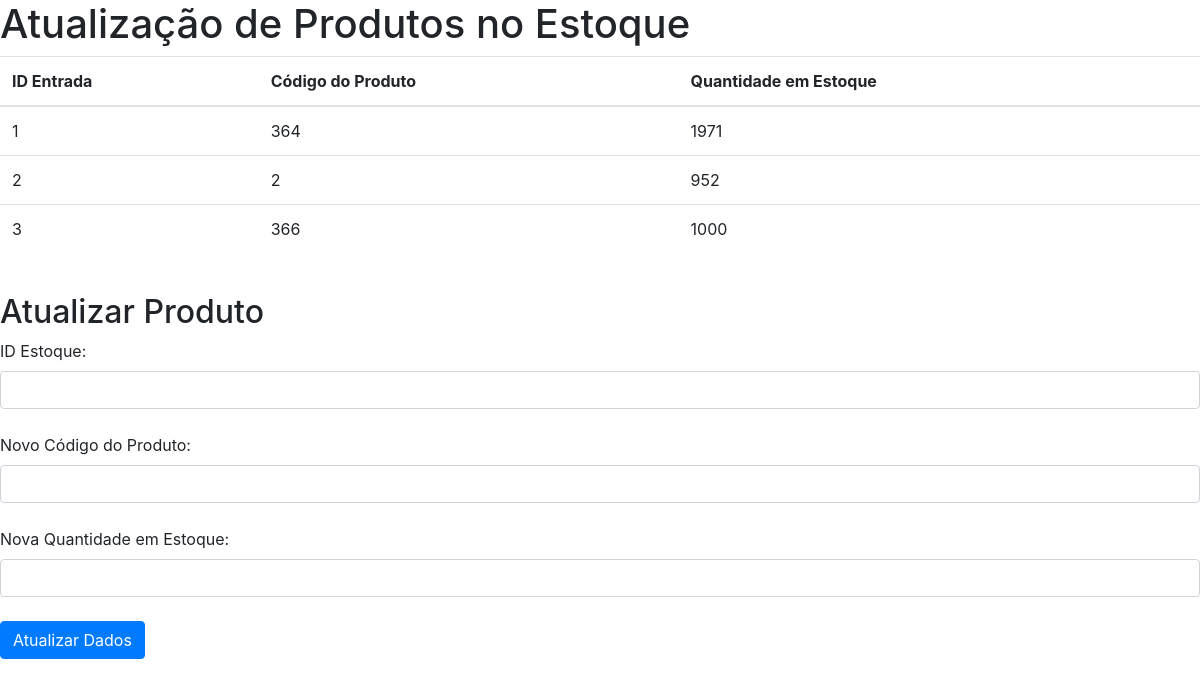
The page /Back-Projeto.Php/Estoque/atualizarestoque.php on the database its author committed.
### tables this page shows
CREATE TABLE `estoque` (
  `id_Estoque` int NOT NULL AUTO_INCREMENT,
  `cod_Produto` int NOT NULL,
  `qtd_Estoque` float DEFAULT NULL,
  `id_Entrada` int DEFAULT NULL,
  `id_Saida` int DEFAULT NULL,
  PRIMARY KEY (`id_Estoque`),
  UNIQUE KEY `id_Estoque` (`id_Estoque`),
  KEY `cod_Produto_fke_idx` (`cod_Produto`),
  KEY `id_Saida_fke_idx` (`id_Saida`),
  KEY `id_Entrada_fke_idx` (`id_Entrada`),
  CONSTRAINT `cod_Produto_fke` FOREIGN KEY (`cod_Produto`) REFERENCES `produto` (`cod_Produto`),
  CONSTRAINT `id_Entrada_fke` FOREIGN KEY (`id_Entrada`) REFERENCES `entrada_produtos` (`id_Entrada`),
  CONSTRAINT `id_Saida_fke` FOREIGN KEY (`id_Saida`) REFERENCES `saida_produtos` (`id_Saida`)
);

### Back-Projeto.Php/Estoque/atualizarestoque.php (the view, shortened to what this page needs)
<!DOCTYPE html>
<html lang="pt-br">
<head>
    <link rel="stylesheet" href="https://stackpath.bootstrapcdn.com/bootstrap/4.1.3/css/bootstrap.min.css">
    <link rel="stylesheet" type="text/css" href="">
</head>
<body>
    <h1>Atualização de Produtos no Estoque</h1>
    <?php
    include("conexao.php");
    $sql = "SELECT id_Estoque, cod_Produto, qtd_Estoque FROM estoque";
    $resultado = mysqli_query($conexao, $sql);
    if (mysqli_num_rows($resultado) > 0) {
        echo "<table class='table'>
                <thead>
                    <tr>
                        <th>ID Entrada</th>
                        <th>Código do Produto</th>
                        <th>Quantidade em Estoque</th>
                    </tr>
                </thead>
                <tbody>";
        while ($row = mysqli_fetch_assoc($resultado)) {
            echo "<tr>
                    <td>".$row['id_Estoque']."</td>
                    <td>".$row['cod_Produto']."</td>
                    <td>".$row['qtd_Estoque']."</td>
                  </tr>";
        }
        echo "</tbody></table>";
    } else {
        echo "Nenhum produto cadastrado no estoque.";
    }
    ?>
    <br>
    <h2>Atualizar Produto</h2>
    <form action="atualizar_produto.php" method="POST" class="center-form">
        <label for="id_Estoque">ID Estoque:</label>
        <input type="number" name="id_Estoque" id="id_Estoque" class="form-control" required>
        <br>
        <label for="NOVOcod_Produto">Novo Código do Produto:</label>
        <input type="text" name="NOVOcod_Produto" id="NOVOcod_Produto" class="form-control" required>
        <br>
        <label for="NOVOqtd_Estoque">Nova Quantidade em Estoque:</label>
        <input type="number" name="NOVOqtd_Estoque" id="NOVOqtd_Estoque" class="form-control" required>
        <br>
        <button type="submit" class="btn btn-primary">Atualizar Dados</button>
    </form>
</body>
</html>

### rows shown on the page
estoque: id_Estoque "1", cod_Produto "364", qtd_Estoque "1971"
estoque: id_Estoque "2", cod_Produto "2", qtd_Estoque "952"
estoque: id_Estoque "3", cod_Produto "366", qtd_Estoque "1000"
